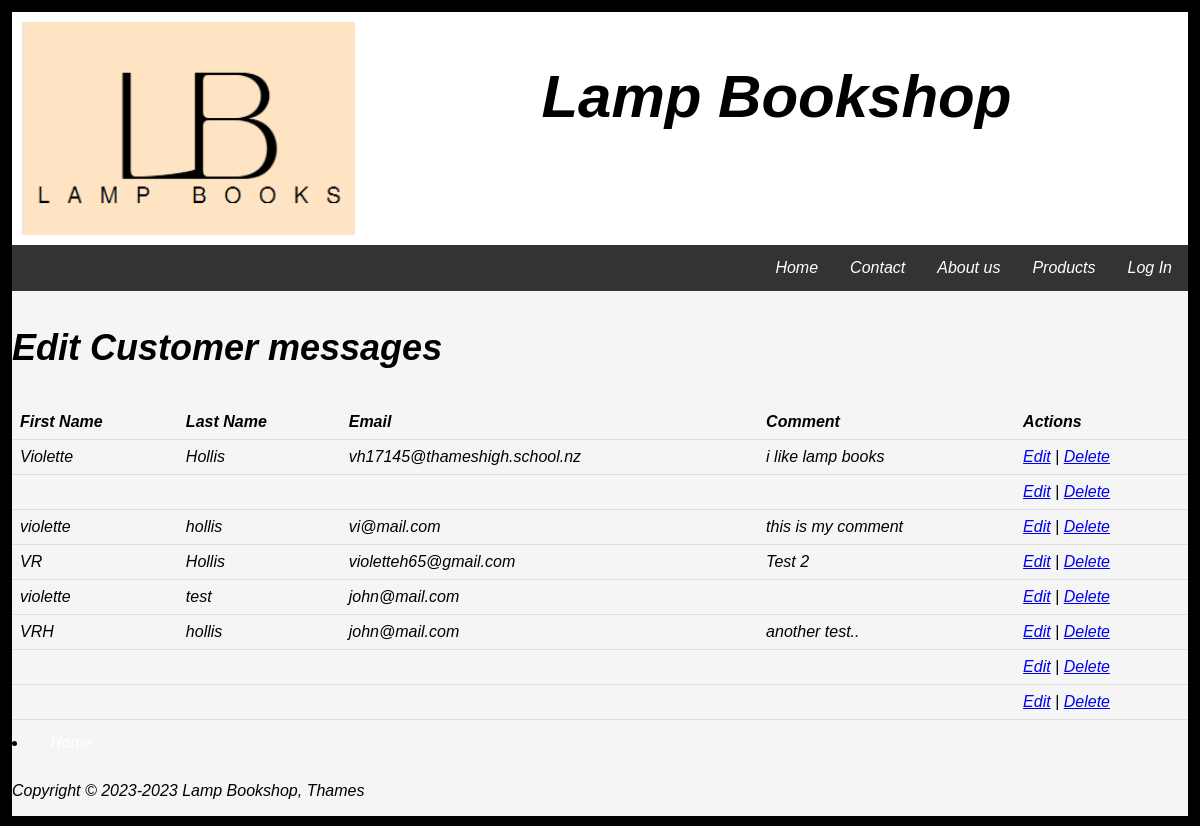
The app's page /admin.php with its own data.
### tables this page shows
CREATE TABLE IF NOT EXISTS `contact` (
  `id` int NOT NULL AUTO_INCREMENT,
  `fname` varchar(50) NOT NULL,
  `lname` varchar(50) NOT NULL,
  `email` varchar(100) NOT NULL,
  `comment` text NOT NULL,
  PRIMARY KEY (`id`)
);

### admin.php (the view, shortened to what this page needs)
<!DOCTYPE html>
<html lang="en">
<head>
    <link href="css/style.css" rel="stylesheet" type="text/css">
</head>
    <body>
     <?php
if (isset($_SESSION['loggedin'])) {
    $name = $_SESSION['name'];
    include 'loginheader.php';
}
        else{
        include 'header.php';}
        ?>
         <div class="row">
             <h3>Edit Customer messages </h3>
             <?php
    require_once 'setup.php';
    $sql = "SELECT * FROM contact";
 $result = mysqli_query($conn, $sql);
 if (mysqli_num_rows($result) > 0) {
        echo '<table>';
        echo '<tr><th>First Name</th><th>Last Name</th><th>Email</th><th>Comment</th><th>Actions</th></tr>';
        while ($row = mysqli_fetch_assoc($result)) {
            echo '<tr>';
            echo '<td>' . $row['fname'] . '</td>';
            echo '<td>' . $row['lname'] . '</td>';
            echo '<td>' . $row['email'] . '</td>';
            echo '<td>' . $row['comment'] . '</td>';
            echo '<td><a href="edit.php?id=' . $row['id'] . ' ">Edit</a> | <a href="delete.php?id=' . $row['id'] .'">Delete</a></td>';
                     echo '</tr>';
        }
        echo '</table>';
      } else {
        echo 'No records found.';
    }
echo ' <li><a href="index.php">Home</a> </li>';
           ?>
    </div>
          <?php include 'footer.php';?>
    </body>
</html>

### css/style.css (style rules this page uses)
html { background-color: whitesmoke; width: 100%; }
body { text-align: left; background-color: whitesmoke; border: 1vw solid black; font-style: italic; word-break: keep-all; }
h3 { font-size:3vw; text-align: center; }
* { box-sizing: border-box; }
.row { display: flex; flex-wrap: wrap; }
* { box-sizing: border-box }
body { font-family: Verdana, sans-serif; margin:0 }
li { float: right; }
li a, .dropbtn { display: inline-block; color: white; text-align: center; padding: 14px 16px; text-decoration: none; }

### admin.php (style rules this page uses)
.row { width: 100%; }
table { width: 100%; border-collapse: collapse; }
th, td { padding: 8px; text-align: left; border-bottom: 1px solid #ddd; }

### records on screen
contact: fname "Violette", lname "Hollis", email "vh17145@thameshigh.school.nz", comment "i like lamp books"
contact: fname "violette", lname "hollis", email "vi@mail.com", comment "this is my comment"
contact: fname "VR", lname "Hollis", email "violetteh65@gmail.com", comment "Test 2"
contact: fname "violette", lname "test", email "john@mail.com"
contact: fname "VRH", lname "hollis", email "john@mail.com", comment "another test.."
